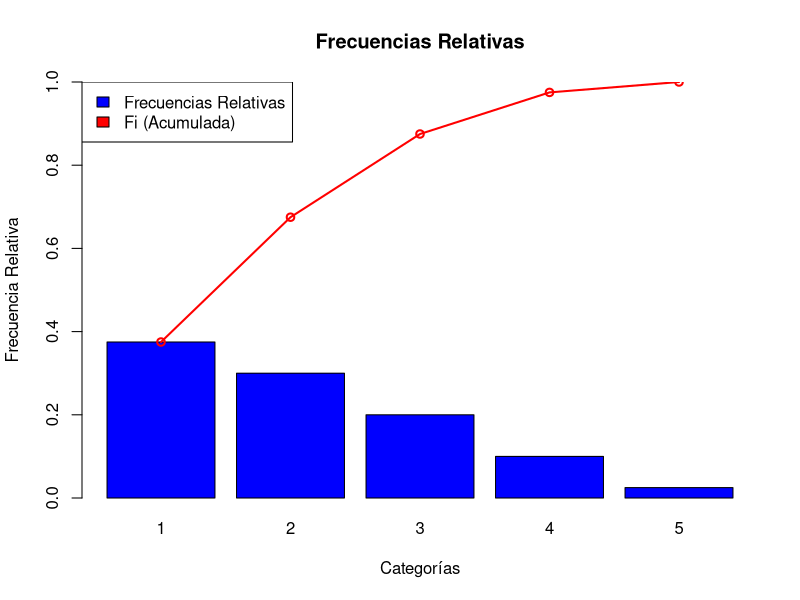

The R script that drew this image:
## ---- chunk 1
# Funciones
calc_ni <- function(datos_in, xi_in) {
  ni <- sapply(xi_in, function(valor) {
    sum(datos_in == valor)
  })
  return(ni)
}

calc_fi <- function(datos_in, ni_in) {
  total <- sum(ni_in)
  fi <- sapply(ni_in, function(valor) {
    valor/total
  })
  return(fi)
}

calc_acumulada <- function(frecuencia_in) {
  frec_acumulada <- c(frecuencia_in[1])
  for (i in 2:length(frecuencia_in)) {
    frec_acumulada <- c(frec_acumulada, 
                        frec_acumulada[i-1] + frecuencia_in[i])
  }
  return(frec_acumulada)
}

# Main

datos <- c(1,3,2,2,3,1,1,2,2,1,
           1,4,3,1,3,2,3,2,2,2,
           1,2,5,1,3,1,2,1,3,1,
           4,1,1,3,4,2,2,1,1,4)
xi <- sort(unique(datos))
ni <- calc_ni(datos, xi)
fi <- calc_fi(datos, ni)
ni_acumulada <- calc_acumulada(ni)
fi_acumulada <- calc_acumulada(fi)

resultado <- data.frame(
  xi = xi,
  ni = ni,
  fi = fi,
  Ni = ni_acumulada,
  Fi = fi_acumulada
)

print(resultado)

## ---- chunk 2
barp <- barplot(resultado$fi, 
        names.arg=resultado$xi, 
        col="blue", 
        main="Frecuencias Relativas", 
        xlab="Categorías", ylab="Frecuencia Relativa", ylim=c(0, 1))
lines(barp, 
      resultado$Fi,
      type='o', 
      col="red", 
      lwd=2) # 'lwd' es el ancho de la línea
legend("topleft",                      # Ubicación de la leyenda
       legend=c("Frecuencias Relativas", "Fi (Acumulada)"), # Textos de la leyenda
       fill=c("blue", "red"))             # Colores correspondientes
## ---- chunk 3
# Funciones
calc_moda <- function(tabla_frecuencias) {
  if (any(names(tabla_frecuencias) == "fi")) {
    max_freq <- max(tabla_frecuencias$fi)
    modas <- tabla_frecuencias$xi[tabla_frecuencias$fi == max_freq]
  } else {
    print("El dataset debe incluir la columna de frecuencias relativas")
  }
  return(modas)
}

# Main
media <- mean(datos)
mediana <- median(datos)
moda <- calc_moda(resultado)

print(paste("Media: ", media, "Mediana: ", mediana, "Moda: ", paste(moda, collapse = ", ")))
## ---- chunk 4
calc_momento <- function(orden, datos) {
  media <- mean(datos$xi)
  resultado <- sapply(1:length(datos$xi), function(i) {
    (datos$xi[i] - media)^3 * datos$fi[i] 
  })
}


marcas_clase <- c(18,21,23,25,27,29,31,34,38)
ni <- c(30,40,35,25,15,15,20,10,10)
datos = data.frame(
  xi = marcas_clase,
  ni = ni, 
  fi = calc_fi(marcas_clase, ni)
)
datos


